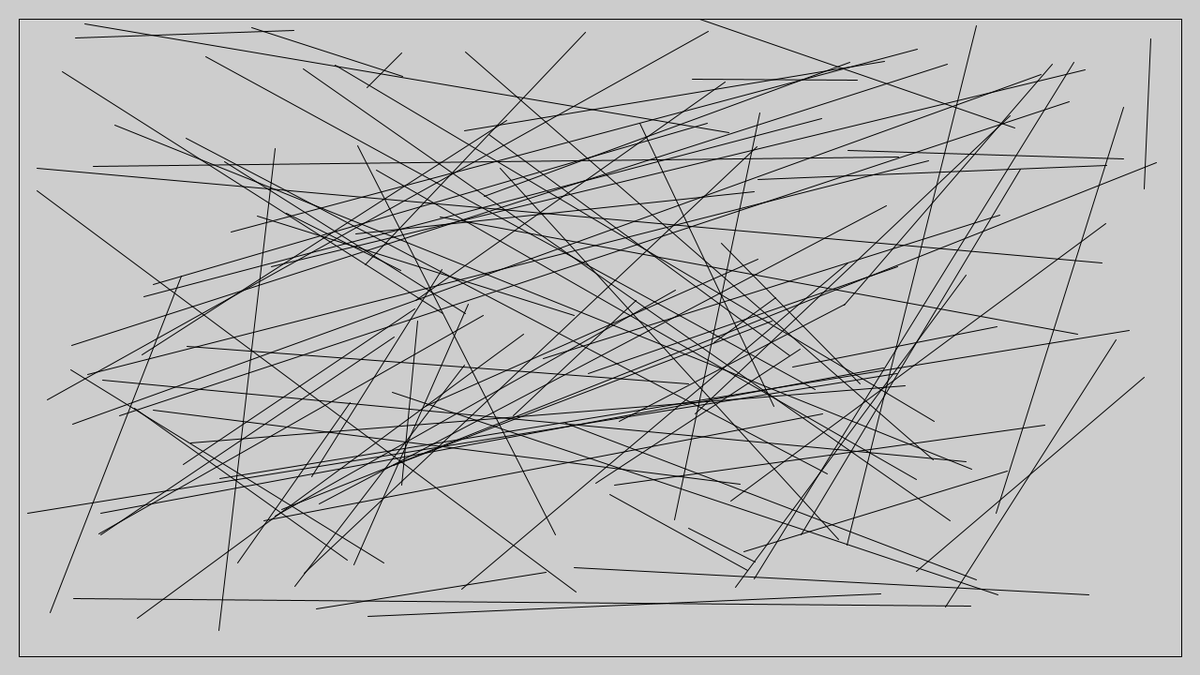
Frame 1 (no input)
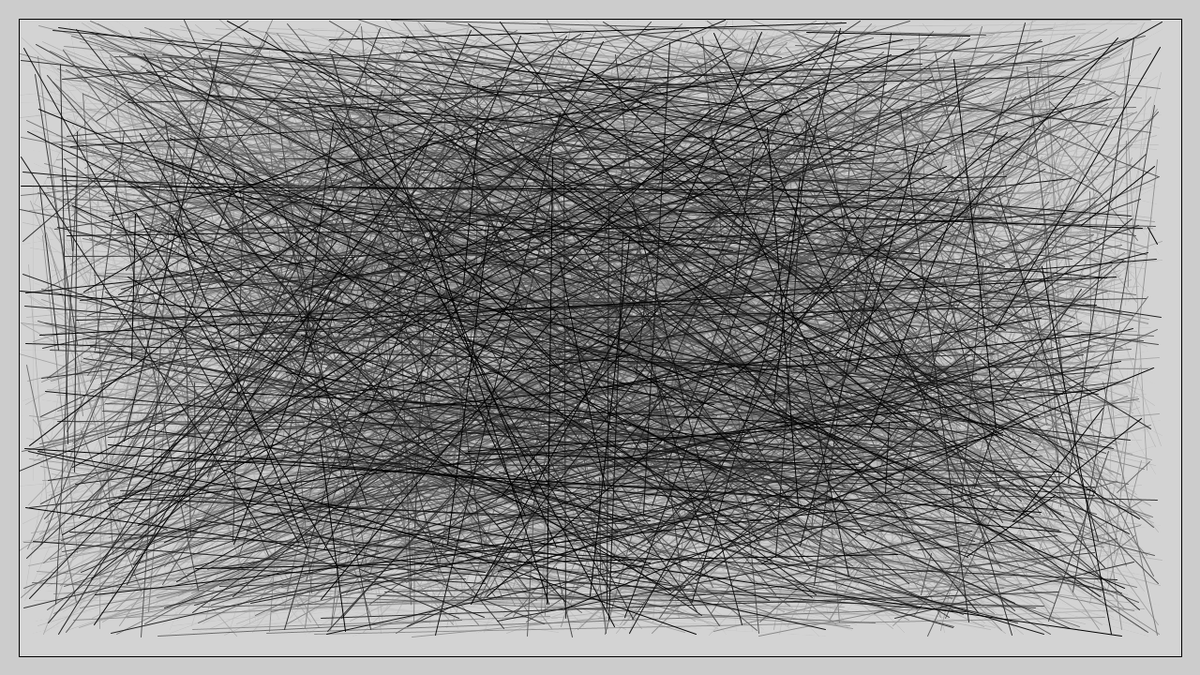
Frame 60 (the mouse pressed at the canvas centre just before this capture)
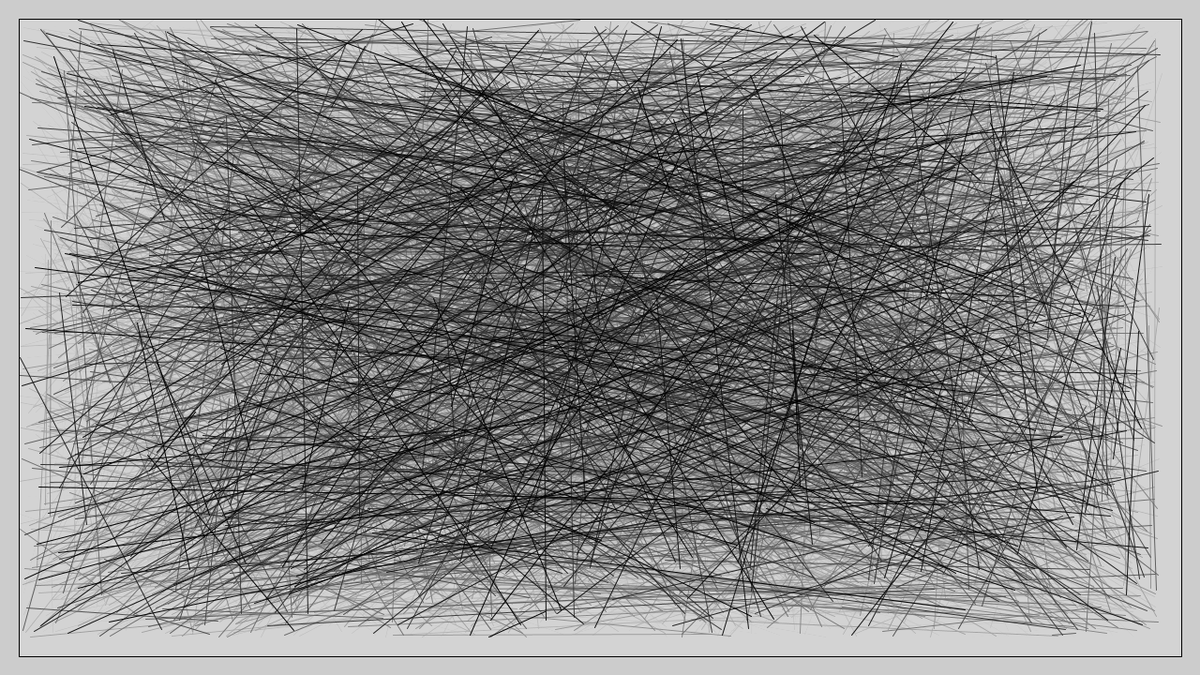
Frame 120 (the mouse held since frame 60 and released just before this capture)

The Processing sketch that drew these frames (run headless with seeded random() and noise(); from frame 60 on, the mouse is pressed at the canvas centre):

// Processing sketch: hundred_lines
// ── hundred_lines.pde
void setup() {
  size(1280, 720);
}

void draw() {
  //background(220);
  fill(220, 20);
  rect(20, 20, width-40, height-40);
  for (int i = 0; i < 100; i++) {
    line(random(20, width-40), random(20, height-40), 
      random(20, width-40), random(20, height-40));
  }
}
